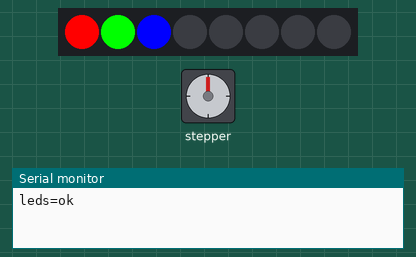
This sketch was run on a simulated ESP32. On the bench: 8 RGB LEDs in strip order, left to right, stepper motor, the last lines printed to the serial monitor. Stepper angles assume 200 steps per turn.

Above: at 0.15 s.
At 0.6 s:
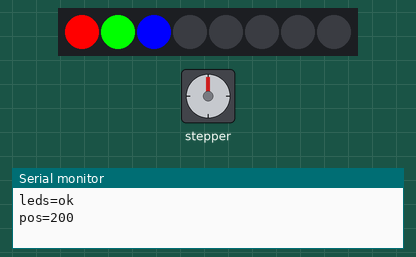
Timing chart, 0 to 2.1 s (numbered marks = the images above):
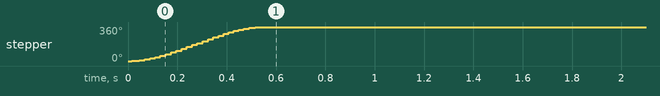

The sketch:

pins_stepper_leds.ino
```cpp
// expect: pos=200
// expect: leds=ok
// module: {"type":"a4988","pins":{"STEP":"D26","DIR":"D27"},"levels":{"RESET":1,"SLEEP":1}}
// module: {"type":"ws2812","pins":{"DIN":"D25"}}
// px: {"D25":[[255,0,0],[0,255,0],[0,0,255]]}
// step: {"type":"a4988","steps":200,"pos":200,"rotor":[196,200],"lost":[0,2],"div":1}
// run-ms: 12000
// Sur l'ESP32 dans QEMU : pilote A4988 avec AccelStepper (un tour avec rampe, pas cadencés par micros()), barrette
// WS2812 avec Adafruit_NeoPixel (RMT de l'ESP32). Les pas cadencés par micros() dans QEMU gardent un peu d'irrégularité :
// le modèle du moteur peut compter un pas perdu au plus fort de la rampe (sur la vraie carte, aucun).
#include <AccelStepper.h>
#include <Adafruit_NeoPixel.h>
AccelStepper moteur(AccelStepper::DRIVER, 26, 27);
Adafruit_NeoPixel leds(8, 25, NEO_GRB + NEO_KHZ800);
bool fini = false;
void setup() {
  Serial.begin(115200);
  leds.begin();
  leds.setPixelColor(0, leds.Color(255, 0, 0));
  leds.setPixelColor(1, leds.Color(0, 255, 0));
  leds.setPixelColor(2, leds.Color(0, 0, 255));
  leds.show();
  Serial.println("leds=ok");
  moteur.setMaxSpeed(1000);
  moteur.setAcceleration(4000);
  moteur.moveTo(200);
}
void loop() {
  moteur.run();
  if (!fini && moteur.distanceToGo() == 0) { fini = true; Serial.print("pos="); Serial.println(moteur.currentPosition()); }
}
```

Measured:
- by itself, stepper: turns 360° clockwise in 0.51 s
